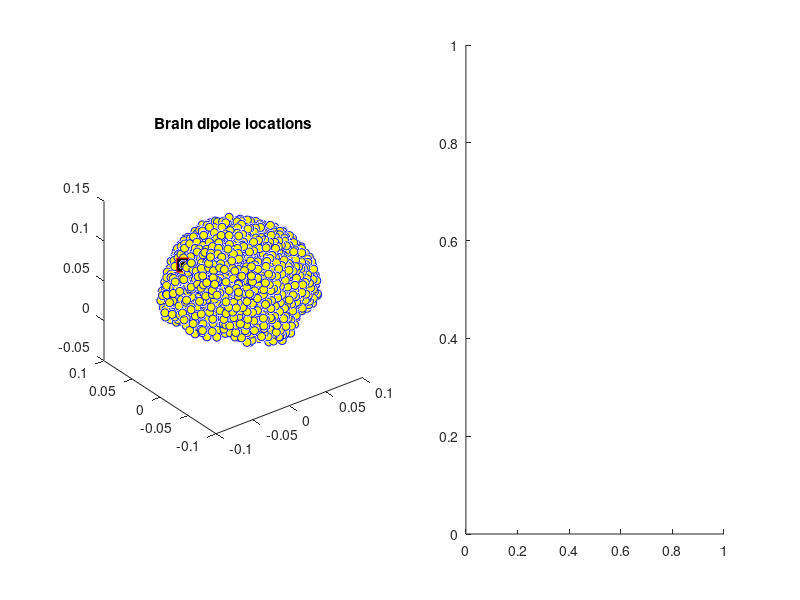

Write the MATLAB code that produced this figure. (Note: this script raises an error after producing the figure.)
%% Source separation with GED
% GED geometric intuition with covariance surfaces
%% Simulate Data

% Mat file containing EEG, leadfield and channel locations
load emptyEEG

% Index of dipole to simulate activity in
diploc = 109;

% Plot brain dipoles
figure(1), clf, subplot(121)
plot3(lf.GridLoc(:,1), lf.GridLoc(:,2), lf.GridLoc(:,3), 'bo','markerfacecolor','y')
hold on
plot3(lf.GridLoc(diploc,1), lf.GridLoc(diploc,2), lf.GridLoc(diploc,3), 'rs','markerfacecolor','k','markersize',10)
rotate3d on, axis square
title('Brain dipole locations')

% Each dipole can be projected onto the scalp using the forward model. 
% The code below shows this projection from one dipole.
subplot(122)
topoplotIndie(-lf.Gain(:,1,diploc), EEG.chanlocs,'numcontour',0,'electrodes','numbers','shading','interp');
title('Signal dipole projection')

% Number of time points and time vector
N = 1000;
EEG.times = (0:N-1)/EEG.srate;

% Random data in all brain dipoles
dipole_data = randn(length(lf.Gain),N);

% Add signal to second half of dataset
dipole_data(diploc,round(N/2):end) = 15*sin(2*pi*10*EEG.times(round(N/2):end));

% Project data from all dipoles to scalp electrodes
EEG.data = squeeze(lf.Gain(:,1,:))*dipole_data;

%% Compute GED
% Covariance matrix of part1
dataPre = bsxfun(@minus,EEG.data(:,1:round(N/2)-1),mean(EEG.data(:,1:round(N/2)-1),2));
covPre  = dataPre*dataPre'/(N/2);

% Covariance matrix of part2
dataPst = bsxfun(@minus,EEG.data(:,round(N/2):end),mean(EEG.data(:,round(N/2):end),2));
covPst  = dataPst*dataPst'/(N/2);

% Generalized eigendecomposition
[evecs,evals] = eig( covPst,covPre );

% Sort according to eigenvalues
[evals,sidx] = sort(diag(evals),'descend');
evecs = evecs(:,sidx);

% Normalize vectors
evecs = bsxfun(@rdivide,evecs,sqrt(sum(evecs.^2,1))); 

% Activation map (filter forward model)
actmap = evecs(:,1)'*covPst;

% Component time series
comp_ts = evecs(:,1)'*EEG.data;

%% Plot Results and Compare with Ground Truth
figure(2), clf

% Eigenspectrum
subplot(241)
plot(evals(1:20),'ko-','markerfacecolor','w','linew',2)
title('Eigenspectrum'), axis square
ylabel('Percent variance'), xlabel('Component number')

% Topographical map of first eigenvector
subplot(242)
topoplotIndie(evecs(:,1),EEG.chanlocs,'numcontour',0,'shading','interp');
title('Weights topomap')

% Topographical map of first eigenvector
subplot(243)
topoplotIndie(-actmap,EEG.chanlocs,'numcontour',0,'shading','interp');
title('Filter forward model')

% Topographical map of dipole (ground truth)
subplot(244)
topoplotIndie(-lf.Gain(:,1,diploc), EEG.chanlocs,'numcontour',0,'shading','interp');
title('Ground truth topomap')

% Plot time series
subplot(212)
plot(EEG.times,-zscore(comp_ts), ...
     EEG.times,zscore(EEG.data(31,:)), ...
     EEG.times,zscore(dipole_data(diploc,:)) ,'linew',2 )
legend({'Comp.';'Chan';'Dipole'})
xlabel('Time (s)')

%% end.